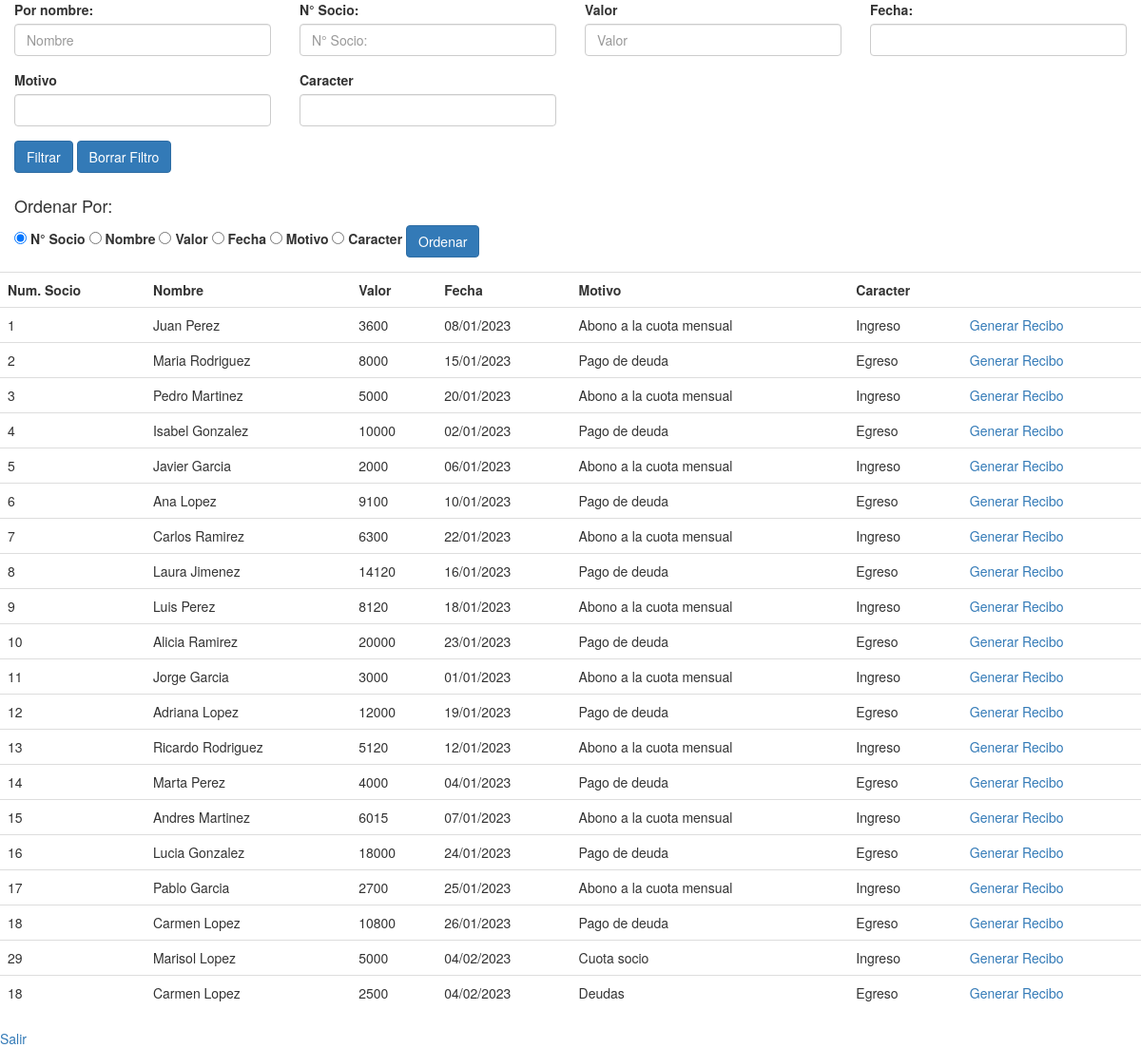
Screenshot of /pagos/historial_pagos.php (signed in) with the database file from the repository.
### tables this page shows
CREATE TABLE `pagos` (
  `Id` int(11) NOT NULL,
  `fecha` text NOT NULL,
  `nombre` text NOT NULL,
  `Id_Socio` text NOT NULL,
  `valor` text NOT NULL,
  `val_num` float NOT NULL,
  `motivo` text NOT NULL,
  `Caracter` text NOT NULL
);

### pagos/historial_pagos.php (the view, shortened to what this page needs)
<?php
include '../db.php';
$nombre=$_SESSION['$nombre'];
$id=$_SESSION['$id'];
$valor=$_SESSION['$valor'];
$motivo=$_SESSION['$motivo'];
$fecha=$_SESSION['$fecha'];
$caracter=$_SESSION['$caracter'];
?>
<!DOCTYPE html>
<html lang="en">
    <head>
        <link rel="stylesheet" type="text/css" href="https://cdnjs.cloudflare.com/ajax/libs/twitter-bootstrap/3.3.7/css/bootstrap.min.css" />
    </head>
    <body data-spy="scroll" data-offset="0" data-target="#navigation">
    <form action="" method="POST">
  <div class="form-row">
    <div class="form-group col-md-3">
      <label for="Nombre">Por nombre:</label>
      <input type="text" class="form-control" id="nombre" placeholder="Nombre" name="nombre" value="<?php echo $nombre ?>">
    </div>
    <div class="form-group col-md-3">
      <label for="Id">N° Socio:</label>
      <input type="text" class="form-control" id="Id" placeholder="N° Socio:" name="Id"  value="<?php echo $id ?>" >
    </div>
    <div class="form-group col-md-3">
    <label for="Valor">Valor</label>
    <input type="text" class="form-control" id="Valor" placeholder="Valor" name="valor" value="<?php echo $valor ?>">
  </div>
  <div class="form-row">
    <div class="form-group col-md-3">
      <label for="fechaformato">Fecha:</label>
      <input type="text" class="form-control" id="fechaformato" name="fechaformato" value="<?php echo $fecha ?>">
    </div>
    <div class="form-row">
    <div class="form-group col-md-3">
      <label for="motivo">Motivo</label>
      <input type="text" class="form-control" id="motivo" name="motivo" value="<?php echo $motivo ?>">
    </div>
    <div class="form-group col-md-3">
      <label for="Caracter">Caracter</label>
      <input type="text" class="form-control" id="p.Caracter" name="Caracter" value="<?php echo $caracter ?>">
    </div>
</div>
  <div class="form-group col-md-10">
  <button type="submit" id="busqueda" name="busqueda" class="btn btn-primary">Filtrar</button>
  <button type="submit" id="borrar" name="borrar" class="btn btn-primary">Borrar Filtro</button>
  </div>
</form>
<form action="" method="POST">
    <div class="form-group col-md-10">
      <h4>Ordenar Por:</h4>
      <input type="radio" id="Id_Socio"  name="filtrar" value="Id_Socio" checked>
      <label for="Ingreso">N° Socio</label>
      <input type="radio" id="nombre"  name="filtrar" value="nombre" <?php if(isset($_POST['filtrar']) && $_POST['filtrar'] =='nombre' ){echo "checked";}?> >
      <label for="Egreso">Nombre</label>
      <input type="radio" id="valor"  name="filtrar" value="val_num"<?php if(isset($_POST['filtrar']) && $_POST['filtrar'] =='val_num' ){echo "checked";}?>>
      <label for="Ingreso">Valor</label>
      <input type="radio" id="fechaformato"  name="filtrar" value="fechaformato"<?php if(isset($_POST['filtrar']) && $_POST['filtrar'] =='fechaformato' ){echo "checked";}?>>
      <label for="Egreso">Fecha</label>
      <input type="radio" id="motivo"  name="filtrar" value="motivo"<?php if(isset($_POST['filtrar']) && $_POST['filtrar'] =='motivo' ){echo "checked";}?>>
      <label for="Ingreso">Motivo</label>
      <input type="radio" id="Caracter"  name="filtrar" value="Caracter"<?php if(isset($_POST['filtrar']) && $_POST['filtrar'] =='Caracter' ){echo "checked";}?>>
      <label for="Ingreso">Caracter</label>
    <button type="submit" class="btn btn-primary" name="ordenar">Ordenar</button>
    </div>
</form>
             <?php
             $sql= "SELECT  Id, Id_Socio, STR_TO_DATE(fecha, '%d/%m/%Y') as fechaformato, nombre, val_num, motivo, Caracter from pagos WHERE val_num <> ''";
             $result = mysqli_query($conn,$sql);
            if ($result->num_rows > 0) {
                echo "<table class='table'><tr><th>   Num. Socio   </th><th>   Nombre   </th><th>   Valor   </th><th>   Fecha   </th><th>   Motivo   </th><th>   Caracter   </th><th>      </th></tr>";
                    while($row = $result->fetch_assoc()) {
                        if($row["fechaformato"] <> 0){
                            $fechadate = date("d/m/Y", strtotime(str_replace('/', '-', $row["fechaformato"])));
                        } else {
                            $fechadate = "";
                        }
                     echo "<tr><td>".$row["Id_Socio"]."</td><td>".$row["nombre"]."</td><td>".$row["val_num"]."</td><td>".$fechadate."</td><td>".$row["motivo"]."</td><td>".$row["Caracter"]."</td><td><a href='../print_recibo.php?data=".$row["Id"]."'>Generar Recibo</a> </td></tr>";
                }
                echo "</table>";
                    } else {
                  echo "0 results";
                    }
?>
    <a href="../main.php">Salir</a>
    </body>
</html>

### rows the page displays
pagos: Id_Socio "1", nombre "Juan Perez", val_num "3600", fechadate "08/01/2023", motivo "Abono a la cuota mensual", Caracter "Ingreso"
pagos: Id_Socio "2", nombre "Maria Rodriguez", val_num "8000", fechadate "15/01/2023", motivo "Pago de deuda", Caracter "Egreso"
pagos: Id_Socio "3", nombre "Pedro Martinez", val_num "5000", fechadate "20/01/2023", motivo "Abono a la cuota mensual", Caracter "Ingreso"
pagos: Id_Socio "4", nombre "Isabel Gonzalez", val_num "10000", fechadate "02/01/2023", motivo "Pago de deuda", Caracter "Egreso"
pagos: Id_Socio "5", nombre "Javier Garcia", val_num "2000", fechadate "06/01/2023", motivo "Abono a la cuota mensual", Caracter "Ingreso"
pagos: Id_Socio "6", nombre "Ana Lopez", val_num "9100", fechadate "10/01/2023", motivo "Pago de deuda", Caracter "Egreso"
pagos: Id_Socio "7", nombre "Carlos Ramirez", val_num "6300", fechadate "22/01/2023", motivo "Abono a la cuota mensual", Caracter "Ingreso"
pagos: Id_Socio "8", nombre "Laura Jimenez", val_num "14120", fechadate "16/01/2023", motivo "Pago de deuda", Caracter "Egreso"
pagos: Id_Socio "9", nombre "Luis Perez", val_num "8120", fechadate "18/01/2023", motivo "Abono a la cuota mensual", Caracter "Ingreso"
pagos: Id_Socio "10", nombre "Alicia Ramirez", val_num "20000", fechadate "23/01/2023", motivo "Pago de deuda", Caracter "Egreso"
pagos: Id_Socio "11", nombre "Jorge Garcia", val_num "3000", fechadate "01/01/2023", motivo "Abono a la cuota mensual", Caracter "Ingreso"
pagos: Id_Socio "12", nombre "Adriana Lopez", val_num "12000", fechadate "19/01/2023", motivo "Pago de deuda", Caracter "Egreso"
pagos: Id_Socio "13", nombre "Ricardo Rodriguez", val_num "5120", fechadate "12/01/2023", motivo "Abono a la cuota mensual", Caracter "Ingreso"
pagos: Id_Socio "14", nombre "Marta Perez", val_num "4000", fechadate "04/01/2023", motivo "Pago de deuda", Caracter "Egreso"
pagos: Id_Socio "15", nombre "Andres Martinez", val_num "6015", fechadate "07/01/2023", motivo "Abono a la cuota mensual", Caracter "Ingreso"
pagos: Id_Socio "16", nombre "Lucia Gonzalez", val_num "18000", fechadate "24/01/2023", motivo "Pago de deuda", Caracter "Egreso"
pagos: Id_Socio "17", nombre "Pablo Garcia", val_num "2700", fechadate "25/01/2023", motivo "Abono a la cuota mensual", Caracter "Ingreso"
pagos: Id_Socio "18", nombre "Carmen Lopez", val_num "10800", fechadate "26/01/2023", motivo "Pago de deuda", Caracter "Egreso"
pagos: Id_Socio "29", nombre "Marisol Lopez", val_num "5000", fechadate "04/02/2023", motivo "Cuota socio", Caracter "Ingreso"
pagos: Id_Socio "18", nombre "Carmen Lopez", val_num "2500", fechadate "04/02/2023", motivo "Deudas", Caracter "Egreso"
